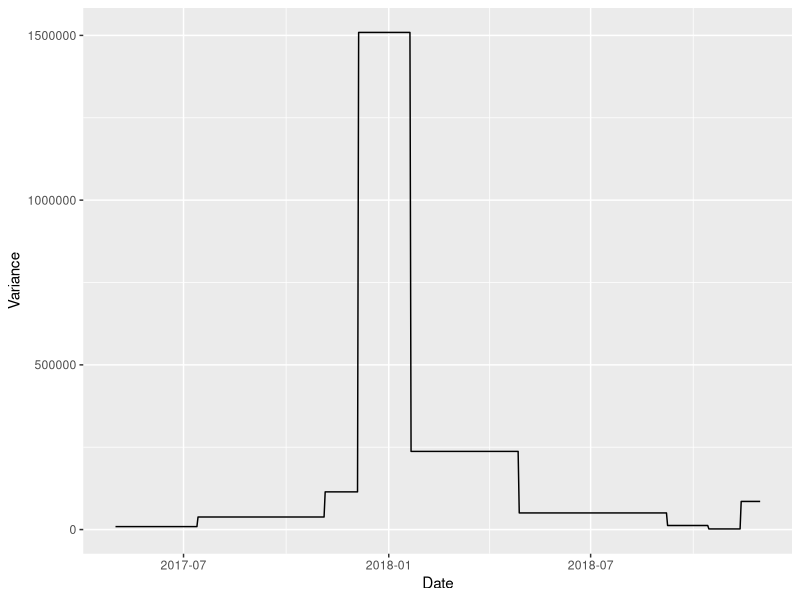
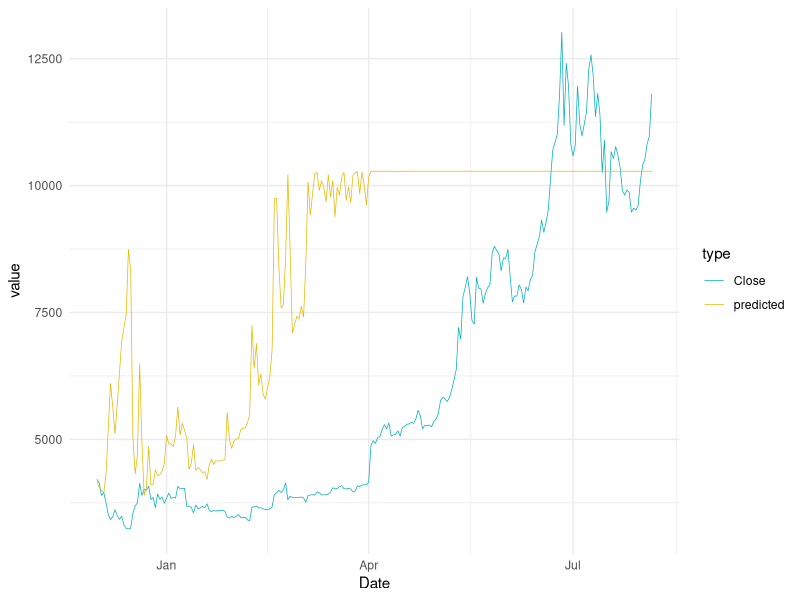
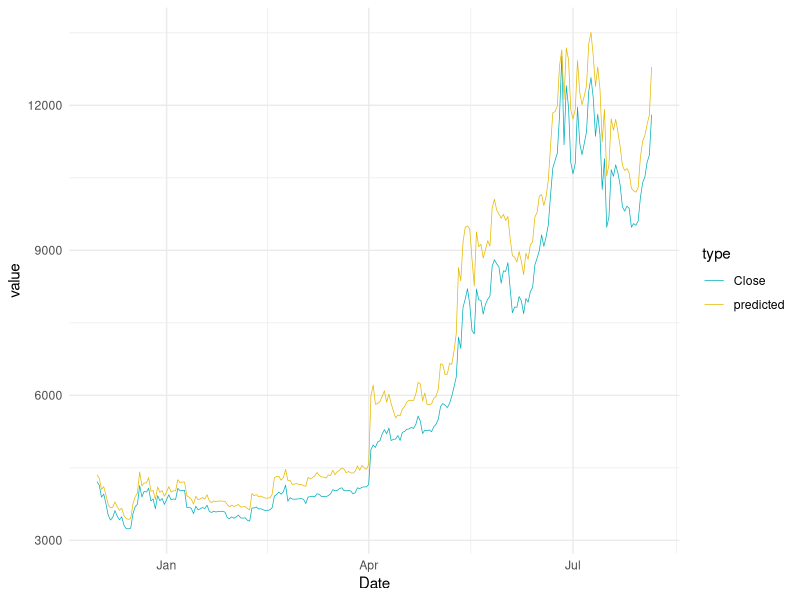

Source code (R) for these figures, in order:
library(e1071)
library(ggplot2)
library(tidyr)
library(MLmetrics)
library(readxl)
train_df <- read_excel("svm training set.xlsx")
colnames(train_df)[1] <- "Date"
test_df <- read_excel("svm testing set.xlsx")
#gonna drop variance from train and test
#lol guess not
ggplot(train_df,aes(x=Date,y=Variance))+
  geom_line()
train_df <-subset(train_df,select=-Variance)
test_df <-subset(test_df,select=-Variance)


View(train_df)
View(test_df)
df <- rbind(train_df,test_df)
train_df_wo_date <- subset(train_df,select=-Date)
test_df_wo_date <- subset(test_df,select=-Date)
df_wo_date <- subset(df,select=-Date)
svmodel <- svm(Close ~ .,data=train_df_wo_date, type="eps-regression",kernel="radial",cost=10000, gamma=10)
df_long <- test_df
df_long$predicted <- predict(svmodel,subset(test_df_wo_date,select=-Close))
MAPE(df_long$predicted,df_long$Close)
df_long <- gather(df_long,type,value,c(Close,predicted))
ggplot(df_long,aes(x=Date,y=value))+
  geom_line(aes(color=type),size=0.25)+
  scale_color_manual(values = c("#00AFBB", "#E7B800")) +
  theme_minimal()

MAPE_tune<-function(y_true,y_pred){
  MAPE(y_pred = y_pred,y_true = y_true)
}
validation_indice <- floor(nrow(train_df) * 0.85)
validation_df <- train_df_wo_date[validation_indice:nrow(train_df),]
validation_df_wo_date <- validation_df
train_df_wo_validation <- train_df_wo_date[1:validation_indice,]
svm_tune <- tune.svm(Close ~ ., data=train_df_wo_validation,type="eps-regression",
                     kernel="radial",gamma = 2^(-9:10), cost = 2^(-9:10),
                     validation.x = subset(validation_df_wo_date,select=-Close),
                     validation.y = validation_df_wo_date$Close,
                     tunecontrol=tune.control(sampling="fix",error.fun = MAPE))
svm_tune$best.parameter
svmodel_best <- svm(Close ~ .,data=train_df_wo_validation, 
                    type="eps-regression",kernel="radial",
                    cost=svm_tune$best.parameter$cost, 
                    gamma=svm_tune$best.parameter$gamma)
df_long_best<-test_df
df_long_best$predicted <- predict(svmodel_best,subset(test_df_wo_date,select=-Close))
MAPE(df_long_best$predicted,df_long_best$Close)
df_long_best <- gather(df_long_best,type,value,c(Close,predicted))
#plotting ggplot
ggplot(df_long_best,aes(x=Date,y=value))+
  geom_line(aes(color=type),size=0.25)+
  scale_color_manual(values = c("#00AFBB", "#E7B800")) +
  theme_minimal()
